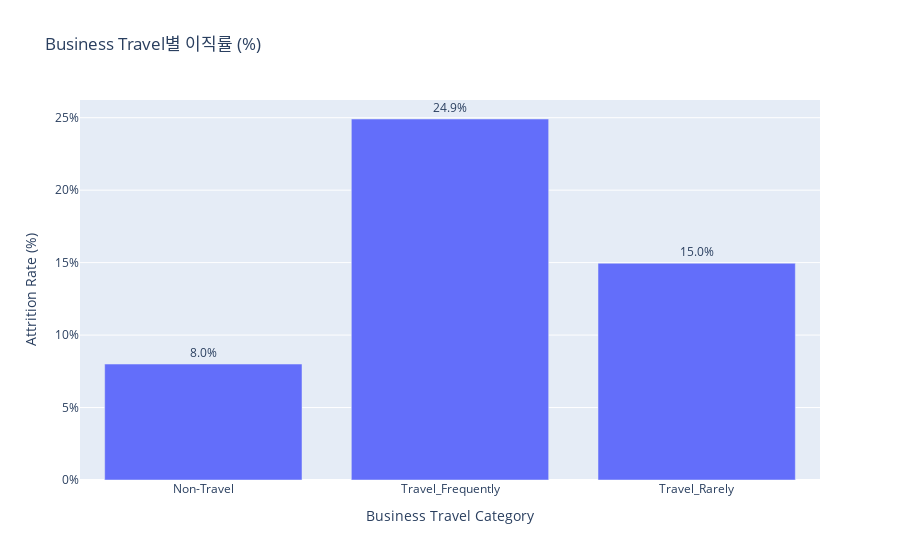

This figure's notebook cell:
### Code cell
bt_counts = data.groupby("BusinessTravel").size().reset_index(name="Total")
bt_yes = data[data["Attrition"] == "Yes"].groupby("BusinessTravel").size().reset_index(name="Yes")

# 2️⃣ 병합 및 이직률 계산
bt_merge = pd.merge(bt_counts, bt_yes, on="BusinessTravel", how="left").fillna(0)
bt_merge["Attrition_Rate"] = (bt_merge["Yes"] / bt_merge["Total"]) * 100

# 3️⃣ 시각화 – 이직률 (%) 막대그래프
fig = px.bar(
    bt_merge,
    x="BusinessTravel",
    y="Attrition_Rate",
    text="Attrition_Rate",
    title="Business Travel별 이직률 (%)",
    labels={"Attrition_Rate": "Attrition Rate (%)"}
)
fig.update_traces(texttemplate="%{text:.1f}%", textposition="outside")
fig.update_layout(
    yaxis_ticksuffix="%",
    xaxis_title="Business Travel Category",
    yaxis_title="Attrition Rate (%)"
)
fig.show()

### Figure 1 — Plotly figure (JSON) as saved in the notebook; plotly's stock layout.template omitted (floating-point values rounded to 4 significant figures)
{"data": [{"hovertemplate": "BusinessTravel=%{x}<br>Attrition Rate (%)=%{text}<extra></extra>", "legendgroup": "", "marker": {"color": "#636efa", "pattern": {"shape": ""}}, "name": "", "orientation": "v", "showlegend": false, "text": [8.0, 24.91, 14.96], "textposition": "outside", "texttemplate": "%{text:.1f}%", "type": "bar", "x": ["Non-Travel", "Travel_Frequently", "Travel_Rarely"], "xaxis": "x", "y": [8.0, 24.91, 14.96], "yaxis": "y"}], "layout": {"barmode": "relative", "legend": {"tracegroupgap": 0}, "title": {"text": "Business Travel별 이직률 (%)"}, "xaxis": {"anchor": "y", "domain": [0, 1], "title": {"text": "Business Travel Category"}}, "yaxis": {"anchor": "x", "domain": [0, 1], "ticksuffix": "%", "title": {"text": "Attrition Rate (%)"}}}}
